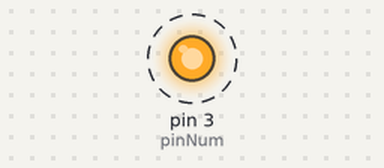
The sketch below on a simulated Arduino Uno, built with avr-gcc and run on an emulated ATmega328P. On the bench: output pins drawn as LEDs (lit = HIGH). Dashed ring = blinking.

Above: at 0.05 s.
Timing chart, 0 to 3.0 s (numbered marks = the images above):
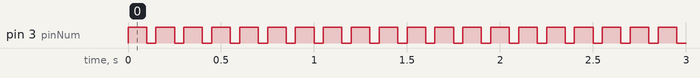

The sketch:

LED_circuit.ino
```cpp
int pinNum = 3;

void setup() {
  // put your setup code here, to run once:
  pinMode(pinNum, OUTPUT);  // selected pin is initialized
}

void BeepingLED(int highDelay, int lowDelay);

void loop() {
  // put your main code here, to run repeatedly:
  int highDelay = 100;
  int lowDelay = 50;
  BeepingLED(highDelay, lowDelay);
}

void BeepingLED(int highDelay, int lowDelay) {
  digitalWrite(pinNum, HIGH);
  delay(highDelay);
  digitalWrite(pinNum, LOW);
  delay(lowDelay);
}
```

Measured:
- by itself, pin 3 (pinNum): alternates HIGH for 0.10 s and LOW for 0.05 s
